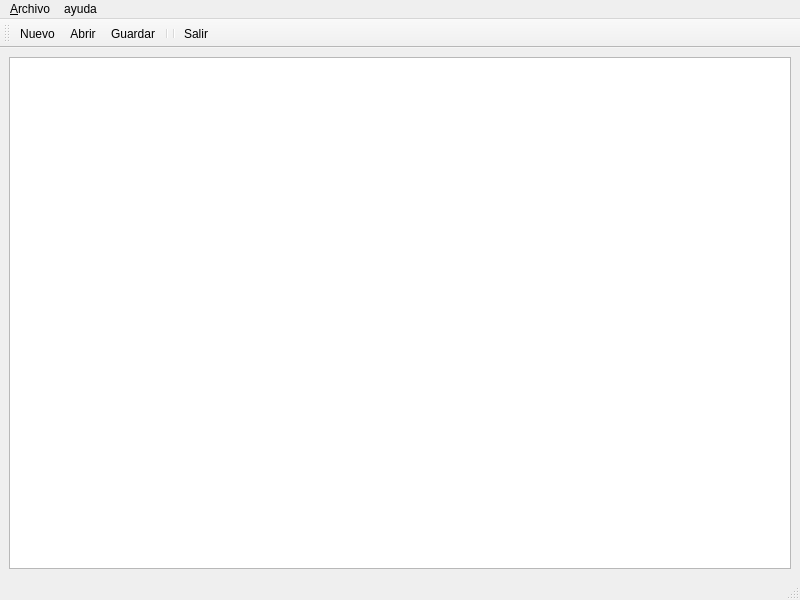
<?xml version="1.0" encoding="UTF-8"?>
<ui version="4.0">
 <class>MainWindow</class>
 <widget class="QMainWindow" name="MainWindow">
  <property name="geometry">
   <rect>
    <x>0</x>
    <y>0</y>
    <width>800</width>
    <height>600</height>
   </rect>
  </property>
  <property name="minimumSize">
   <size>
    <width>300</width>
    <height>300</height>
   </size>
  </property>
  <property name="windowTitle">
   <string>MainWindow</string>
  </property>
  <widget class="QWidget" name="centralwidget">
   <layout class="QVBoxLayout" name="verticalLayout">
    <item>
     <widget class="QPlainTextEdit" name="plainTextEdit"/>
    </item>
   </layout>
  </widget>
  <widget class="QMenuBar" name="menubar">
   <property name="geometry">
    <rect>
     <x>0</x>
     <y>0</y>
     <width>800</width>
     <height>22</height>
    </rect>
   </property>
   <widget class="QMenu" name="menu_Abrir">
    <property name="title">
     <string>&amp;Archivo</string>
    </property>
    <addaction name="action_Nuevo"/>
    <addaction name="action_Abrir"/>
    <addaction name="action_Guardar"/>
    <addaction name="action_Salir"/>
   </widget>
   <widget class="QMenu" name="menuayuda">
    <property name="title">
     <string>ayuda</string>
    </property>
    <addaction name="actionacerca_de"/>
   </widget>
   <addaction name="menu_Abrir"/>
   <addaction name="menuayuda"/>
  </widget>
  <widget class="QStatusBar" name="statusbar"/>
  <widget class="QToolBar" name="toolBar">
   <property name="windowTitle">
    <string>toolBar</string>
   </property>
   <attribute name="toolBarArea">
    <enum>TopToolBarArea</enum>
   </attribute>
   <attribute name="toolBarBreak">
    <bool>false</bool>
   </attribute>
   <addaction name="action_Nuevo"/>
   <addaction name="action_Abrir"/>
   <addaction name="action_Guardar"/>
   <addaction name="separator"/>
   <addaction name="separator"/>
   <addaction name="action_Salir"/>
  </widget>
  <action name="action_Abrir">
   <property name="icon">
    <iconset resource="recursos/resource.qrc">
     <normaloff>:/8664907_folder_open_document_icon.png</normaloff>:/8664907_folder_open_document_icon.png</iconset>
   </property>
   <property name="text">
    <string>&amp;Abrir</string>
   </property>
   <property name="shortcut">
    <string>Ctrl+O</string>
   </property>
  </action>
  <action name="action_Nuevo">
   <property name="icon">
    <iconset resource="recursos/resource.qrc">
     <normaloff>:/nuevo-documento.png</normaloff>:/nuevo-documento.png</iconset>
   </property>
   <property name="text">
    <string>&amp;Nuevo</string>
   </property>
   <property name="shortcut">
    <string>Ctrl+N</string>
   </property>
  </action>
  <action name="action_Guardar">
   <property name="icon">
    <iconset resource="recursos/resource.qrc">
     <normaloff>:/9054919_bx_save_icon.png</normaloff>:/9054919_bx_save_icon.png</iconset>
   </property>
   <property name="text">
    <string>&amp;Guardar</string>
   </property>
   <property name="shortcut">
    <string>Ctrl+S</string>
   </property>
  </action>
  <action name="action_Salir">
   <property name="icon">
    <iconset resource="recursos/resource.qrc">
     <normaloff>:/4831037_cancel_circle_close_delete_exit_icon.png</normaloff>:/4831037_cancel_circle_close_delete_exit_icon.png</iconset>
   </property>
   <property name="text">
    <string>&amp;Salir</string>
   </property>
   <property name="shortcut">
    <string>Ctrl+Q</string>
   </property>
  </action>
  <action name="actionacerca_de">
   <property name="text">
    <string>acerca de</string>
   </property>
  </action>
 </widget>
 <resources>
  <include location="recursos/resource.qrc"/>
  <include location="recursos/resource.qrc"/>
 </resources>
 <connections/>
</ui>
